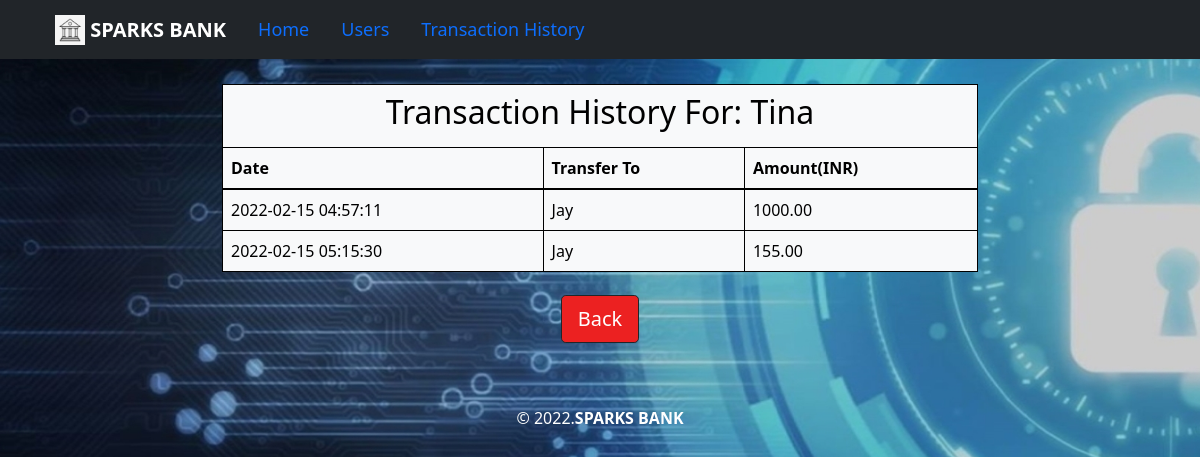
Page /transaction.php?id=Tina on the committed database.
### tables this page shows
CREATE TABLE `transfers` (
  `srno` int(11) NOT NULL,
  `date_time` timestamp NOT NULL DEFAULT current_timestamp() ON UPDATE current_timestamp(),
  `sender` varchar(50) NOT NULL,
  `receiver` varchar(50) NOT NULL,
  `r_email` varchar(50) NOT NULL,
  `amount` double(10,2) NOT NULL
);

### transaction.php (the view, shortened to what this page needs)
<?php
include 'conn.php';
$name=$_GET['id'];
$sql = "SELECT * FROM transfers WHERE sender='$name'";
$result=mysqli_query($conn,$sql);
?>
<!DOCTYPE html>
<html lang="en">
<head>
    <link href="https://cdn.jsdelivr.net/npm/bootstrap@5.1.3/dist/css/bootstrap.min.css" rel="stylesheet">
    <link rel="stylesheet" href="style.css">
</head>
  <body class="bg">
      <?php
        include 'navbar.php';
      ?>
    <div class="container" style="width: 65%; margin-top:25px;">
            <table class="table table-bordered table-light border-0 table-hover">
                <thead>
                  <tr>
                    <th colspan="4"> <h2 class="text-center">Transaction History For: <?php echo $name?></h2> </th>
                  </tr>
                    <tr>
                      <th scope="col">Date</th>
                      <th scope="col">Transfer To</th>
                      <th scope="col">Amount(INR)</th>
                    </tr>
                  </thead>
                  <tbody>
                      <?php
                      if($result->num_rows>0){
                        while($row=$result->fetch_assoc()){
                          ?>
                          <tr>
                            <td><?php echo $row['date_time']; ?></td>
                            <td><?php echo $row['receiver']; ?></td>
                            <td><?php echo $row['amount']; ?></td>
                          </tr>
                            <?php
                        }
                      }
                      else{
                        ?>
                        <tr>
                          <th class="text-center" colspan="3">There's No Data found!!!</th>
                        </tr>
                        <?php
                      }
                      ?>
                  </tbody>
            </table>
            <div class="btn" style="display:revert;">
              <a href="#" class="btn btn-dark btn-lg" style="background-color:#ec2121;" onclick="history.back()">Back</a>
            </div>
      </div>
      <?php
        include 'footer.php';
        ?>
  </body>
</html>

### style.css (style rules this page uses)
body, html { height: 100%; }
.bg { background-image: url("bank.jpg"); background-attachment: fixed; height: 100%; background-position: center; background-repeat: no-repeat; background-size: cover; }

### rows in the picture
transfers: date_time "2022-02-15 04:57:11", receiver "Jay", amount "1000.00"
transfers: date_time "2022-02-15 05:15:30", receiver "Jay", amount "155.00"

### other values in the picture
$name "Tina"
